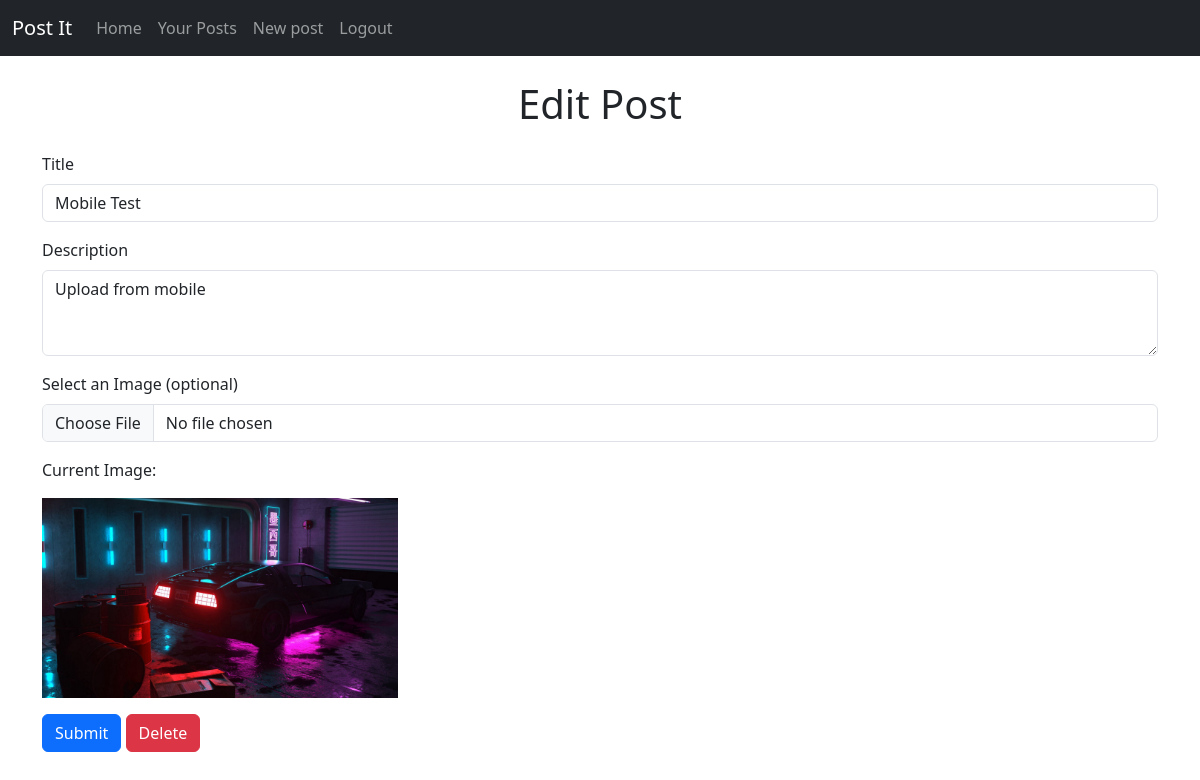
The page /edit_post/14/ (signed in) on the database its author committed.
### api/models.py (models this page shows, shortened)
class PostModel(models.Model):
    title = models.CharField(max_length=100)
    description = models.TextField()
    banner = models.ImageField(upload_to='banners/', null=True, blank=True)
    user = models.ForeignKey('auth.User', on_delete=models.CASCADE, related_name='posts')
    created_at = models.DateTimeField(auto_now_add=True, null=True, blank=True)

### web/views.py (the view, shortened to what this page needs)
# urls.py: path("edit_post/<int:post_id>/", views.edit_post_api, name='edit_post_api'),
@login_required
def edit_post(request, post_id):
    post = PostModel.objects.get(id=post_id)
    return render(request, "web/edit_post.html", {"post": post})

### web/templates/web/edit_post.html (shortened to what this page needs)
{% extends 'layout.html' %}
{% block content %}
    <h1 class="text-center my-4">Edit Post</h1>
    <form method="POST" enctype="multipart/form-data" id="postForm" class="container mb-3">
    <div class="mb-3">
        <label for="title" class="form-label">Title</label>
        <input type="text" class="form-control" id="title" name="title" value="{{ post.title }}" required>
    </div>
    <div class="mb-3">
        <label for="description" class="form-label">Description</label>
        <textarea class="form-control" id="description" name="description" rows="3" required>{{ post.description }}</textarea>
    </div>
    <div class="mb-3">
        <label for="banner" class="form-label">Select an Image (optional)</label>
        <input class="form-control" type="file" id="banner" name="banner" accept="image/*" onchange="previewImage(this)">
    </div>
    <div class="mt-3">
        <p class="mt-3">Current Image:</p>
        <img id="imagePreview"
            src="{% if post.banner %}{{ post.banner.url }}{% endif %}"
            alt="Preview"
            class="img-fluid"
            style="max-height: 200px; {% if not post.banner %}display: none;{% endif %}">
    </div>
    <button type="submit" class="btn btn-primary mt-3">Submit</button>
    <button type="button" class="btn btn-danger mt-3" data-bs-toggle="modal" data-bs-target="#deleteModal">Delete</button>
    </form>
{% endblock %}

### rows shown on the page
PostModel: title "Mobile Test", description "Upload from mobile", banner (picture)
